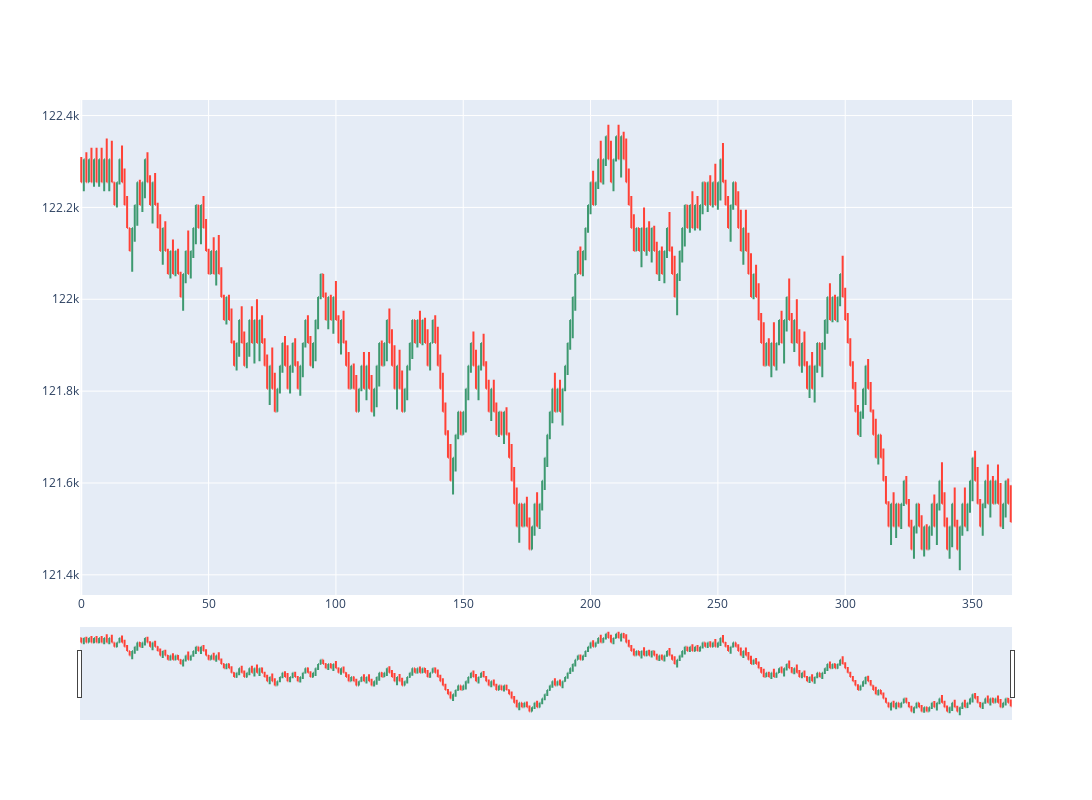

Here is the notebook cell this chart was saved with:
### Code cell
fig = go.Figure(
    data=go.Ohlc(
        open=ohlc["open"],
        high=ohlc["high"],
        low=ohlc["low"],
        close=ohlc["close"],
    )
)

fig.update_layout(
    autosize=True,
    width=1500,
    height=800,
)

### Figure 1 — Plotly figure (JSON) as saved in the notebook; plotly's stock layout.template omitted (floating-point values rounded to 4 significant figures; data arrays with more than 128 entries replaced by an {"elided": "..."} marker saying what was removed)
{"data": [{"close": {"elided": "366 int values"}, "high": {"elided": "366 int values"}, "low": {"elided": "366 int values"}, "open": {"elided": "366 int values"}, "type": "ohlc"}], "layout": {"autosize": true, "height": 800, "width": 1500}}
